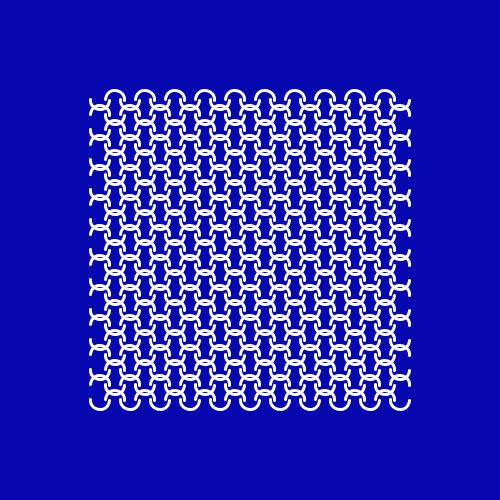
Frame 1 (no input)
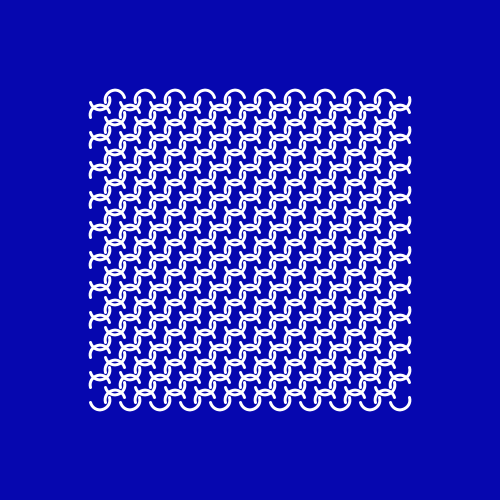
Frame 60 (the mouse pressed at the canvas centre just before this capture)
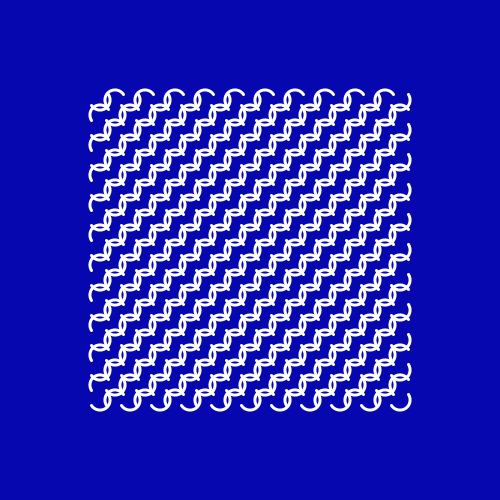
Frame 120 (the mouse held since frame 60 and released just before this capture)

The Processing sketch that drew these frames (run headless with seeded random() and noise(); from frame 60 on, the mouse is pressed at the canvas centre):

// Processing sketch: sketch_22042017
// ── sketch_22042017.pde
ArrayList<Ellipse>arc;
float i;
float j;
float r;
void setup(){
  size(500,500);
  smooth();
  strokeWeight(3);
  stroke(255);
  noFill();
  arc = new ArrayList<Ellipse>();
  for(int x = 100; x<=400; x+=15){
    for(int y = 100; y<=400; y+=15){
      i++;
      if(i%2 == 0){
        r = PI;
      }else{
        r = 0;
      }
      arc.add(new Ellipse(x,y,r));
    }
  }
}

void draw(){
  background(6,7,175);
  for(Ellipse a : arc){
    a.display();
  }
}
// ── Ellipse.pde
class Ellipse {
  float x,y;
  float r;
  float speed = 0.1;
  Ellipse(float _x, float _y, float _r){
    x = _x;
    y = _y;
    r = _r;
  }
  
  void display(){
    r+=speed;
    pushMatrix();
    translate(x,y);
    rotate(r);
    arc(0, 0, 20, 20, 0, PI);
    popMatrix();
  }
}
